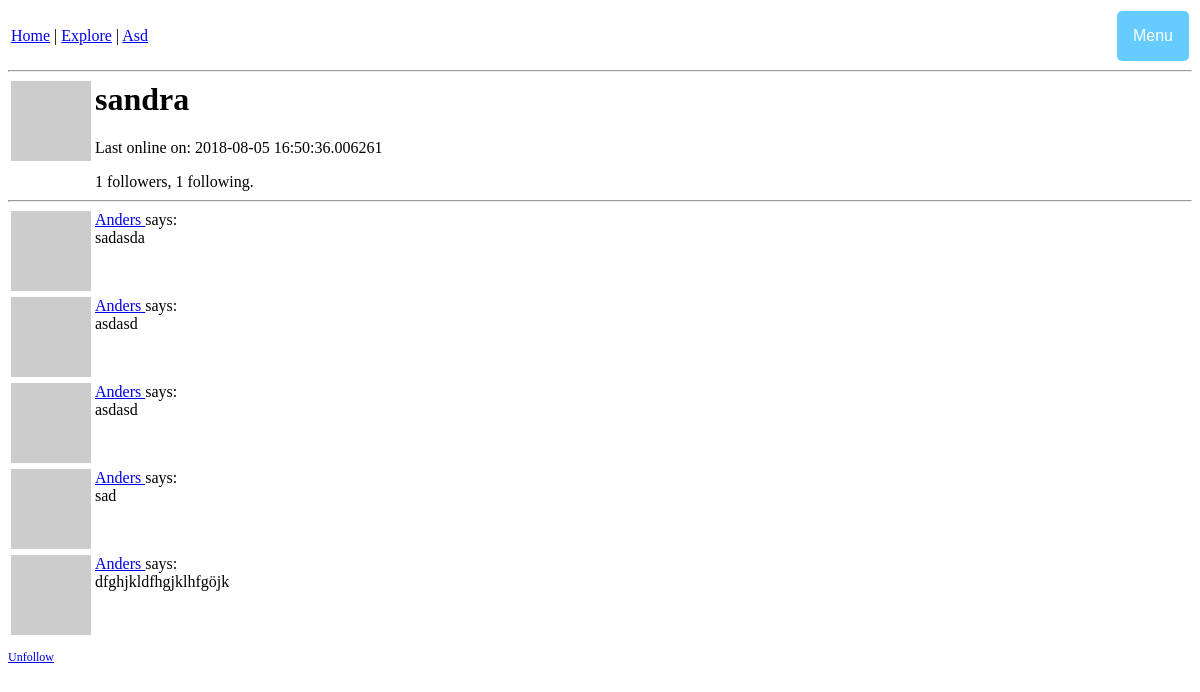
/user/sandra (signed in), run on the app's committed database.
### kurtain/models.py (models this page shows, shortened)
class User(UserMixin, db.Model):
    id = db.Column(db.Integer, primary_key=True)
    username = db.Column(db.String(64), index=True, unique=True)
    email = db.Column(db.String(120), index=True, unique=True)
    password_hash = db.Column(db.String(128))
    posts = db.relationship('Post', backref='author', lazy='dynamic')
    about_me = db.Column(db.String(140))
    last_seen = db.Column(db.DateTime, default=datetime.utcnow)
    followed = db.relationship(
        'User', secondary=followers,
        primaryjoin=(followers.c.follower_id == id),
        secondaryjoin=(followers.c.followed_id == id),
        backref=db.backref('followers', lazy='dynamic'), lazy='dynamic')
    def avatar(self, size):
        digest = md5(self.email.lower().encode('utf-8')).hexdigest()
        return 'https://www.gravatar.com/avatar/{}?d=identicon&s={}'.format(digest, size)
    def is_following(self, user):
        return self.followed.filter(
            followers.c.followed_id == user.id).count() > 0

class Post(db.Model):
    id = db.Column(db.Integer, primary_key=True)
    body = db.Column(db.String(140))
    timestamp = db.Column(db.DateTime, index=True, default=datetime.utcnow)
    user_id = db.Column(db.Integer, db.ForeignKey('user.id'))

### kurtain/routes.py (the view)
@kurtain.route('/user/<username>')
@login_required
def user(username):
    user = User.query.filter_by(username=username).first_or_404()
    posts = current_user.posts.all()
    return render_template('user.html', user=user, posts=posts)

### kurtain/models.py (called while the page is built)
@login.user_loader
def load_user(id):
    return User.query.get(int(id))

### kurtain/routes.py (called while the page is built)
@kurtain.before_request
def before_request():
    if current_user.is_authenticated:
        current_user.last_seen = datetime.utcnow()
        db.session.commit()

### kurtain/templates/user.html (shortened to what this page needs)
{% extends "base.html" %}
{% block content %}
<table>
	<tr valign="top">
		<td><img src="{{ user.avatar(128) }}"></td>
		<td>
			<h1>{{ user.username }}</h1>
			{% if user.last_seen %}<p>Last online on: {{ user.last_seen }}</p>{% endif %}
			<p>{{ user.followers.count() }} followers, {{ user.followed.count() }} following.</p>
		</td>
	</tr>
</table>
<hr>
{% for post in posts %}
	{% include '_post.html' %}
{% endfor %}
{% if user == current_user %}
	<p><a href="{{ url_for('edit_profile') }}">Edit your profile</a></p>
{% elif not current_user.is_following(user) %}
	<p><a href="{{ url_for('follow', username=user.username) }}">Follow</a></p>
{% else %}
	<p><a href="{{ url_for('unfollow', username=user.username) }}">Unfollow</a></p>
{% endif %}
{% endblock %}

### kurtain/templates/_post.html
<table>
    <tr valign="top">
        <td><img src="{{ post.author.avatar(40) }}"></td>
        <td>
            <a href="{{ url_for('user', username=post.author.username) }}">
                {{ post.author.username }}
            </a>says:<br>{{ post.body }}
        </td>
    </tr>
</table>

### kurtain/static/css/base.css (style rules this page uses)
body { background-color: #FFFFFF; font-family: verdana; font-size: 12px; }

### data on the page
User: username "sandra", last_seen "2018-08-05 16:50:36.006261"
Post: author.username "Anders", body "sadasda"
Post: author.username "Anders", body "asdasd"
Post: author.username "Anders", body "asdasd"
Post: author.username "Anders", body "sad"
Post: author.username "Anders", body "dfghjkldfhgjklhfgöjk"

### other printed values
{{ user.followers.count() }} "1"
{{ user.followed.count() }} "1"
